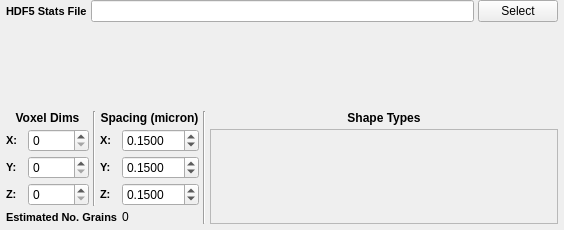
<?xml version="1.0" encoding="UTF-8"?>
<ui version="4.0">
 <class>InitializeSyntheticVolumeWidget</class>
 <widget class="QWidget" name="InitializeSyntheticVolumeWidget">
  <property name="geometry">
   <rect>
    <x>0</x>
    <y>0</y>
    <width>564</width>
    <height>230</height>
   </rect>
  </property>
  <property name="flat" stdset="0">
   <bool>false</bool>
  </property>
  <layout class="QGridLayout" name="widgetLayout">
   <property name="leftMargin">
    <number>6</number>
   </property>
   <property name="topMargin">
    <number>0</number>
   </property>
   <property name="rightMargin">
    <number>6</number>
   </property>
   <property name="bottomMargin">
    <number>6</number>
   </property>
   <property name="spacing">
    <number>4</number>
   </property>
   <item row="1" column="1">
    <widget class="DataArraySelectionWidget" name="statsArrayWidget" native="true"/>
   </item>
   <item row="2" column="1">
    <widget class="DataArraySelectionWidget" name="phaseTypesWidget" native="true"/>
   </item>
   <item row="4" column="1">
    <layout class="QGridLayout" name="gridLayout_7">
     <item row="1" column="0">
      <widget class="QLabel" name="label">
       <property name="styleSheet">
        <string notr="true">QLabel {
font-weight: bold;
font-size: 11px;
}</string>
       </property>
       <property name="text">
        <string>X:</string>
       </property>
      </widget>
     </item>
     <item row="2" column="0">
      <widget class="QLabel" name="label_6">
       <property name="styleSheet">
        <string notr="true">QLabel {
font-weight: bold;
font-size: 11px;
}</string>
       </property>
       <property name="text">
        <string>Y:</string>
       </property>
      </widget>
     </item>
     <item row="3" column="0">
      <widget class="QLabel" name="label_7">
       <property name="styleSheet">
        <string notr="true">QLabel {
font-weight: bold;
font-size: 11px;
}</string>
       </property>
       <property name="text">
        <string>Z:</string>
       </property>
      </widget>
     </item>
     <item row="3" column="1">
      <widget class="SVSpinBox" name="m_ZPoints">
       <property name="maximum">
        <number>10000</number>
       </property>
      </widget>
     </item>
     <item row="2" column="1">
      <widget class="SVSpinBox" name="m_YPoints">
       <property name="maximum">
        <number>10000</number>
       </property>
      </widget>
     </item>
     <item row="1" column="1">
      <widget class="SVSpinBox" name="m_XPoints">
       <property name="maximum">
        <number>10000</number>
       </property>
      </widget>
     </item>
     <item row="1" column="3">
      <widget class="QLabel" name="label_15">
       <property name="styleSheet">
        <string notr="true">QLabel {
font-weight: bold;
font-size: 11px;
}</string>
       </property>
       <property name="text">
        <string>X:</string>
       </property>
      </widget>
     </item>
     <item row="2" column="3">
      <widget class="QLabel" name="label_18">
       <property name="styleSheet">
        <string notr="true">QLabel {
font-weight: bold;
font-size: 11px;
}</string>
       </property>
       <property name="text">
        <string>Y:</string>
       </property>
      </widget>
     </item>
     <item row="3" column="3">
      <widget class="QLabel" name="label_16">
       <property name="styleSheet">
        <string notr="true">QLabel {
font-weight: bold;
font-size: 11px;
}</string>
       </property>
       <property name="text">
        <string>Z:</string>
       </property>
      </widget>
     </item>
     <item row="1" column="4">
      <widget class="SVDoubleSpinBox" name="m_XResolution">
       <property name="decimals">
        <number>4</number>
       </property>
       <property name="maximum">
        <double>999.990000000000009</double>
       </property>
       <property name="singleStep">
        <double>0.050000000000000</double>
       </property>
       <property name="value">
        <double>0.150000000000000</double>
       </property>
      </widget>
     </item>
     <item row="2" column="4">
      <widget class="SVDoubleSpinBox" name="m_YResolution">
       <property name="decimals">
        <number>4</number>
       </property>
       <property name="maximum">
        <double>999.990000000000009</double>
       </property>
       <property name="singleStep">
        <double>0.050000000000000</double>
       </property>
       <property name="value">
        <double>0.150000000000000</double>
       </property>
      </widget>
     </item>
     <item row="3" column="4">
      <widget class="SVDoubleSpinBox" name="m_ZResolution">
       <property name="decimals">
        <number>4</number>
       </property>
       <property name="maximum">
        <double>999.990000000000009</double>
       </property>
       <property name="singleStep">
        <double>0.050000000000000</double>
       </property>
       <property name="value">
        <double>0.150000000000000</double>
       </property>
      </widget>
     </item>
     <item row="1" column="6" rowspan="4">
      <widget class="QScrollArea" name="m_ShapeTypeScrollArea">
       <property name="minimumSize">
        <size>
         <width>250</width>
         <height>0</height>
        </size>
       </property>
       <property name="widgetResizable">
        <bool>true</bool>
       </property>
       <widget class="QWidget" name="m_ShapeTypeScrollContents">
        <property name="geometry">
         <rect>
          <x>0</x>
          <y>0</y>
          <width>295</width>
          <height>118</height>
         </rect>
        </property>
        <layout class="QFormLayout" name="formLayout_2">
         <property name="horizontalSpacing">
          <number>6</number>
         </property>
         <property name="verticalSpacing">
          <number>6</number>
         </property>
         <property name="leftMargin">
          <number>4</number>
         </property>
         <property name="topMargin">
          <number>4</number>
         </property>
         <property name="rightMargin">
          <number>4</number>
         </property>
         <property name="bottomMargin">
          <number>4</number>
         </property>
        </layout>
       </widget>
      </widget>
     </item>
     <item row="0" column="0" colspan="2">
      <widget class="QLabel" name="label_19">
       <property name="font">
        <font>
         <pointsize>-1</pointsize>
         <weight>75</weight>
         <bold>true</bold>
        </font>
       </property>
       <property name="styleSheet">
        <string notr="true">QLabel {
font-weight: bold;
font-size: 12px;
}</string>
       </property>
       <property name="text">
        <string>Voxel Dims</string>
       </property>
       <property name="alignment">
        <set>Qt::AlignCenter</set>
       </property>
      </widget>
     </item>
     <item row="0" column="3" colspan="2">
      <widget class="QLabel" name="label_20">
       <property name="font">
        <font>
         <pointsize>-1</pointsize>
         <weight>75</weight>
         <bold>true</bold>
        </font>
       </property>
       <property name="styleSheet">
        <string notr="true">QLabel {
font-weight: bold;
font-size: 12px;
}</string>
       </property>
       <property name="text">
        <string>Spacing (micron)</string>
       </property>
       <property name="alignment">
        <set>Qt::AlignCenter</set>
       </property>
      </widget>
     </item>
     <item row="0" column="6">
      <widget class="QLabel" name="label_171">
       <property name="font">
        <font>
         <pointsize>-1</pointsize>
         <weight>75</weight>
         <bold>true</bold>
        </font>
       </property>
       <property name="styleSheet">
        <string notr="true">QLabel {
font-weight: bold;
font-size: 12px;
}</string>
       </property>
       <property name="text">
        <string>Shape Types</string>
       </property>
       <property name="alignment">
        <set>Qt::AlignCenter</set>
       </property>
      </widget>
     </item>
     <item row="4" column="0" colspan="4">
      <widget class="QLabel" name="label_9">
       <property name="styleSheet">
        <string>QLabel {
font-weight: bold;
font-size: 11px;
}</string>
       </property>
       <property name="text">
        <string>Estimated No. Grains</string>
       </property>
      </widget>
     </item>
     <item row="4" column="4">
      <widget class="QLabel" name="m_EstimatedGrains">
       <property name="text">
        <string>0</string>
       </property>
      </widget>
     </item>
     <item row="0" column="5" rowspan="5">
      <widget class="Line" name="line">
       <property name="orientation">
        <enum>Qt::Vertical</enum>
       </property>
      </widget>
     </item>
     <item row="0" column="2" rowspan="4">
      <widget class="Line" name="line_2">
       <property name="lineWidth">
        <number>1</number>
       </property>
       <property name="orientation">
        <enum>Qt::Vertical</enum>
       </property>
      </widget>
     </item>
    </layout>
   </item>
   <item row="0" column="1">
    <layout class="QHBoxLayout" name="horizontalLayout_2">
     <item>
      <widget class="QLabel" name="label_11">
       <property name="styleSheet">
        <string notr="true">QLabel {
font-weight: bold;
font-size: 11px;
}</string>
       </property>
       <property name="text">
        <string>HDF5 Stats File</string>
       </property>
      </widget>
     </item>
     <item>
      <widget class="QtSFSDropLineEdit" name="m_InputFile"/>
     </item>
     <item>
      <widget class="QPushButton" name="m_InputFileBtn">
       <property name="text">
        <string>Select</string>
       </property>
      </widget>
     </item>
    </layout>
   </item>
   <item row="3" column="1">
    <widget class="DataArraySelectionWidget" name="crystalStructuresWidget" native="true"/>
   </item>
  </layout>
 </widget>
 <customwidgets>
  <customwidget>
   <class>SVSpinBox</class>
   <extends>QSpinBox</extends>
   <header location="global">SVControlWidgets.h</header>
  </customwidget>
  <customwidget>
   <class>QtSFSDropLineEdit</class>
   <extends>QLineEdit</extends>
   <header location="global">QtSFSDropLineEdit.h</header>
  </customwidget>
  <customwidget>
   <class>DataArraySelectionWidget</class>
   <extends>QWidget</extends>
   <header>SVWidgetsLib/FilterParameterWidgets/DataArraySelectionWidget.h</header>
   <container>1</container>
  </customwidget>
  <customwidget>
   <class>SVDoubleSpinBox</class>
   <extends>QDoubleSpinBox</extends>
   <header location="global">SVControlWidgets.h</header>
  </customwidget>
 </customwidgets>
 <tabstops>
  <tabstop>m_InputFile</tabstop>
  <tabstop>m_XPoints</tabstop>
  <tabstop>m_YPoints</tabstop>
  <tabstop>m_ZPoints</tabstop>
  <tabstop>m_XResolution</tabstop>
  <tabstop>m_YResolution</tabstop>
  <tabstop>m_ZResolution</tabstop>
  <tabstop>m_ShapeTypeScrollArea</tabstop>
  <tabstop>m_InputFileBtn</tabstop>
 </tabstops>
 <resources/>
 <connections/>
</ui>
